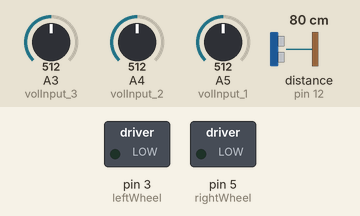
The sketch below on a simulated Arduino Uno, built with avr-gcc and run on an emulated ATmega328P. Parts: switched loads named in the sketch (green lamp = pin HIGH). Dashed ring = blinking. The inputs (shaded band) are chosen by the test bench; at power-on: A3 (volInput_3) = 512, A4 (volInput_2) = 512, A5 (volInput_1) = 512, distance to the obstacle (sensor on pin 12) 80 cm. The echo pulse lasts 58.3 µs per cm; pins used as bus, display or sensor lines are not drawn.

Above: at 1.2 s.
1.3 s: A3 (volInput_3) set to 525
At 2.2 s:
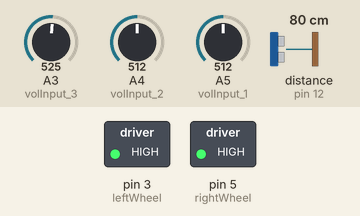
4.3 s: A4 (volInput_2) set to 716
7.3 s: A5 (volInput_1) set to 716
At 8.0 s:
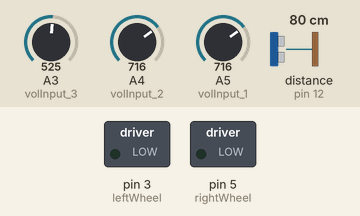
8.8 s: A5 (volInput_1) set to 992
At 9.4 s:
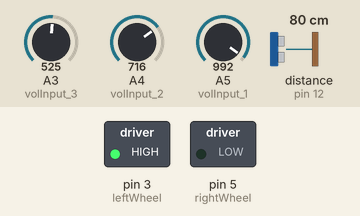
11.8 s: A5 (volInput_1) set to 306
Timing chart, 0 to 15.2 s (numbered marks = the images above; inputs shaded):
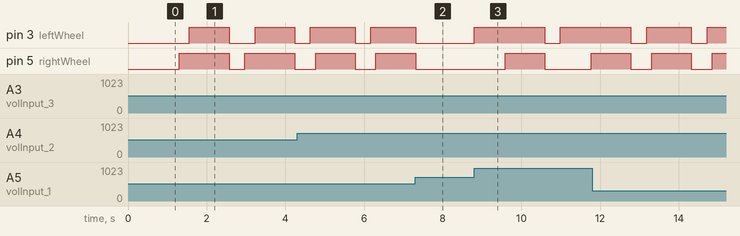

The sketch:

chassis.ino
```cpp
// Code for a robot chassis with three sound sensors
// Three sensors triangulate sound to determine the direction of the loudest noise
// Then chassis chases after that noise

// Initialize volume variables, which will be used later
int vol_1 = 0;
int vol_2 = 0;
int vol_3 = 0;

// Initialize volume input received by sound sensor
// Later, we will analogRead these values and set them as volume variables initialized above
int volInput_1 = A5;
int volInput_2 = A4;
int volInput_3 = A3;

// Left and right wheels on chassis are controlled separatedly, attached to pins 3 and 5
int leftWheel = 3;
int rightWheel = 5;

// Trig and Echo pins are part of the sonar sensor and are used to control it
// Sonar is required so chassis knows when it's close to hitting an object and move away
int trigPin = 13;
int echoPin = 12;

// Initialize ambient noise level. This value should be adjusted based on chassis' environment
int ambNoise = 20;

// Initialize how long the wheels should run in order for chassis to turn x degrees
// Eg. To turn 180 degrees, one of the wheels must run for 1050 milliseconds
int turn180 = 1050;
int turn135 = turn180 * 3/4;
int turn90 = turn180 * 1/2;
int turn45 = turn180 * 1/4;
int turn23 = turn180 * 1/8;
int turn113 = turn180 * 5/8;

// Initialize how long the chassis should move forward for
int forwardTime = 1000;

// Initialize delay time
int delayTime = 400;

// Define whether variables are inputs or outputs
// The only inputs are the volume inputs from the sound sensor and the echoPin from the sonar sensor
void setup() {
  pinMode(volInput_1, INPUT);
  pinMode(volInput_2, INPUT);
  pinMode(volInput_3, INPUT);
  pinMode(leftWheel, OUTPUT);
  pinMode(rightWheel, OUTPUT);
  pinMode(trigPin, OUTPUT);
  pinMode(echoPin, INPUT);
  Serial.begin(38400);
}

// Create a moveForward function that causes chassis to move forward
// This function will be used later
void moveForward() {
    // DigitalWrite both wheels to cause chassis to move forward
    digitalWrite(leftWheel, HIGH);
    digitalWrite(rightWheel, HIGH);

    // Code that allows sonar to receive input
    // We need this code in the moveForward function to prevent chassis from crashing into objects
    long duration, distance;
    digitalWrite(trigPin, LOW);
    delayMicroseconds(2);
    digitalWrite(trigPin, HIGH);
    delayMicroseconds(10);
    digitalWrite(trigPin, LOW);
    duration = pulseIn(echoPin, HIGH);
    distance = (duration/2) / 29.1;

    // If the chassis is less than 15 cm away from hitting something in front of it, turn 180 degrees
    if (distance < 15) {
      digitalWrite(leftWheel, HIGH);
      delay(turn180);
      digitalWrite(leftWheel,LOW);
    }
    delay(1000);
    digitalWrite(leftWheel, LOW);
    digitalWrite(rightWheel, LOW);

  }

void loop() {
  // Read the value from the sound sensor and set as vol_1, vol_2, vol_3 variables
  vol_1 = analogRead(volInput_1);
  vol_2 = analogRead(volInput_2);
  vol_3 = analogRead(volInput_3);

  // Nested if statements below
  // Here we determine which sensor is receiving the loudest, second loudest, and quietest input

  // The outer if statement determines if all three volume inputs are above ambient noise
  // Only if that is the case, will we proceed. This ensures that the chassis will not chase
  // after any conversational din in the room

  if (vol_1 > ambNoise && vol_2 > ambNoise && vol_3 > ambNoise) {
    if (vol_1 > vol_2 && vol_1 > vol_3) {   // If vol_1 is the loudest
      if (vol_2 > vol_3) {                  // If vol_2 is louder than 3
        // In this case, vol_1 > vol_2 > vol_3
        // Therefore, the noise is 135 degrees
        // clockwise from the front of the chassis
        digitalWrite(leftWheel, HIGH);
        delay(turn135);                     // Let left wheel run so chassis will turn 135 degrees
        digitalWrite(leftWheel, LOW);
        moveForward();
        delay(delayTime);

      } else if (vol_2 < vol_3) {           // vol_3 louder than 2
        // In this case, vol_1 > vol_2 > vol_3
        // Therefore, the noise is 135 degrees
        // counterclockwise from the front of the chassis
        digitalWrite(rightWheel, HIGH);
        delay(turn135);
        digitalWrite(rightWheel, LOW);
        moveForward();
        delay(delayTime);

      } else if (vol_2 == vol_3) {          // same volume
        digitalWrite(leftWheel, HIGH);
        delay(turn180);
        digitalWrite(leftWheel, LOW);
        moveForward();
        delay(delayTime);
      }

    } else if (vol_2 > vol_3 && vol_2 > vol_1) {  // vol_2 loudest
      if (vol_3 > vol_1) {                        // vol_3 louder than 1
        digitalWrite(leftWheel, HIGH);
        delay(turn23);
        digitalWrite(leftWheel, LOW);
        moveForward();
        delay(delayTime);

      } else if (vol_3 < vol_1) {                 // vol_1 louder than 3
        digitalWrite(leftWheel, HIGH);
        delay(turn90);
        digitalWrite(leftWheel, LOW);
        moveForward();
        delay(delayTime);

      } else if (vol_3 == vol_1) {                // same volume
        digitalWrite(leftWheel, HIGH);
        delay(turn45);
        digitalWrite(leftWheel, LOW);
        moveForward();
        delay(delayTime);
      }

    } else if (vol_3 > vol_1 && vol_3 > vol_2) {  // vol_3 loudest
      if (vol_1 > vol_2) {                        // vol_3 louder than 1
        digitalWrite(rightWheel, HIGH);
        delay(turn90);
        digitalWrite(rightWheel, LOW);
        moveForward();
        delay(delayTime);

      } else if (vol_1 < vol_2) {                 // vol_1 louder than 3
        digitalWrite(rightWheel, HIGH);
        delay(turn23);
        digitalWrite(rightWheel, LOW);
        moveForward();
        delay(delayTime);

      } else if (vol_1 == vol_2) {                // same volume
        digitalWrite(rightWheel, HIGH);
        delay(turn45);
        digitalWrite(rightWheel, LOW);
        moveForward();
        delay(delayTime);
      }
    } // end volume conditions
  } // end ambNoise condition
} // end void loop
```

Measured:
- the behaviour switches between 512 and 513 on A3 (volInput_3) (found by bisection; images 0 and 1)
- after the input at 1.3 s, pin 3 (leftWheel): alternates HIGH for 1.0 s and LOW for 0.66 s, starting after 0.26 s; pin 5 (rightWheel): alternates HIGH for 1.3 s and LOW for 0.40 s, starting at once
- after the input at 7.3 s, pin 3 (leftWheel), pin 5 (rightWheel): goes on until 7.3 s, then stays LOW
- after the input at 8.8 s, pin 3 (leftWheel): LOW → HIGH at once, → LOW 1.8 s later, → HIGH 0.40 s later; pin 5 (rightWheel): LOW → HIGH after 0.79 s, → LOW 1.0 s later, → HIGH 1.2 s later
